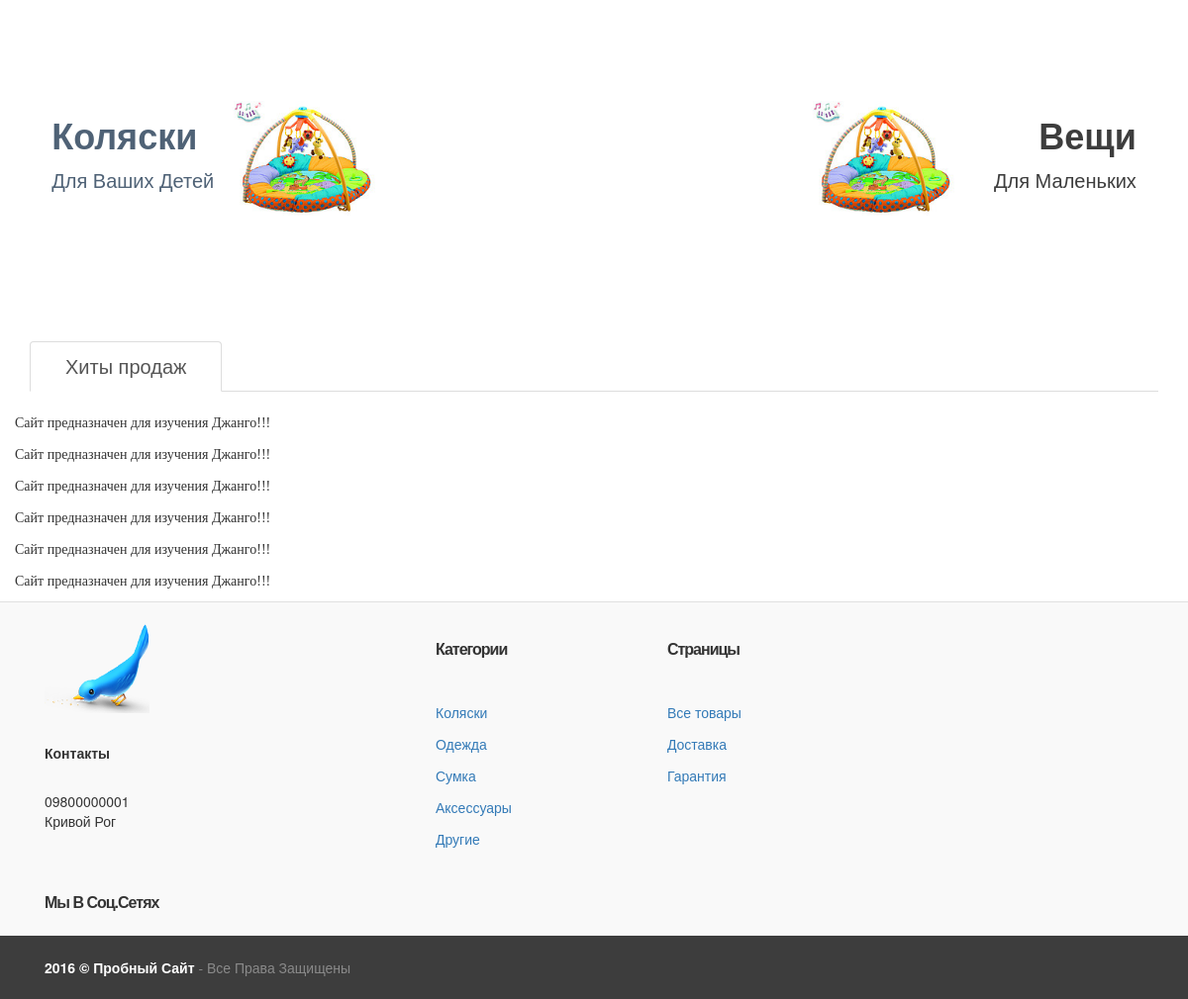
/ (lower part), run on an earlier commit of the app's database.
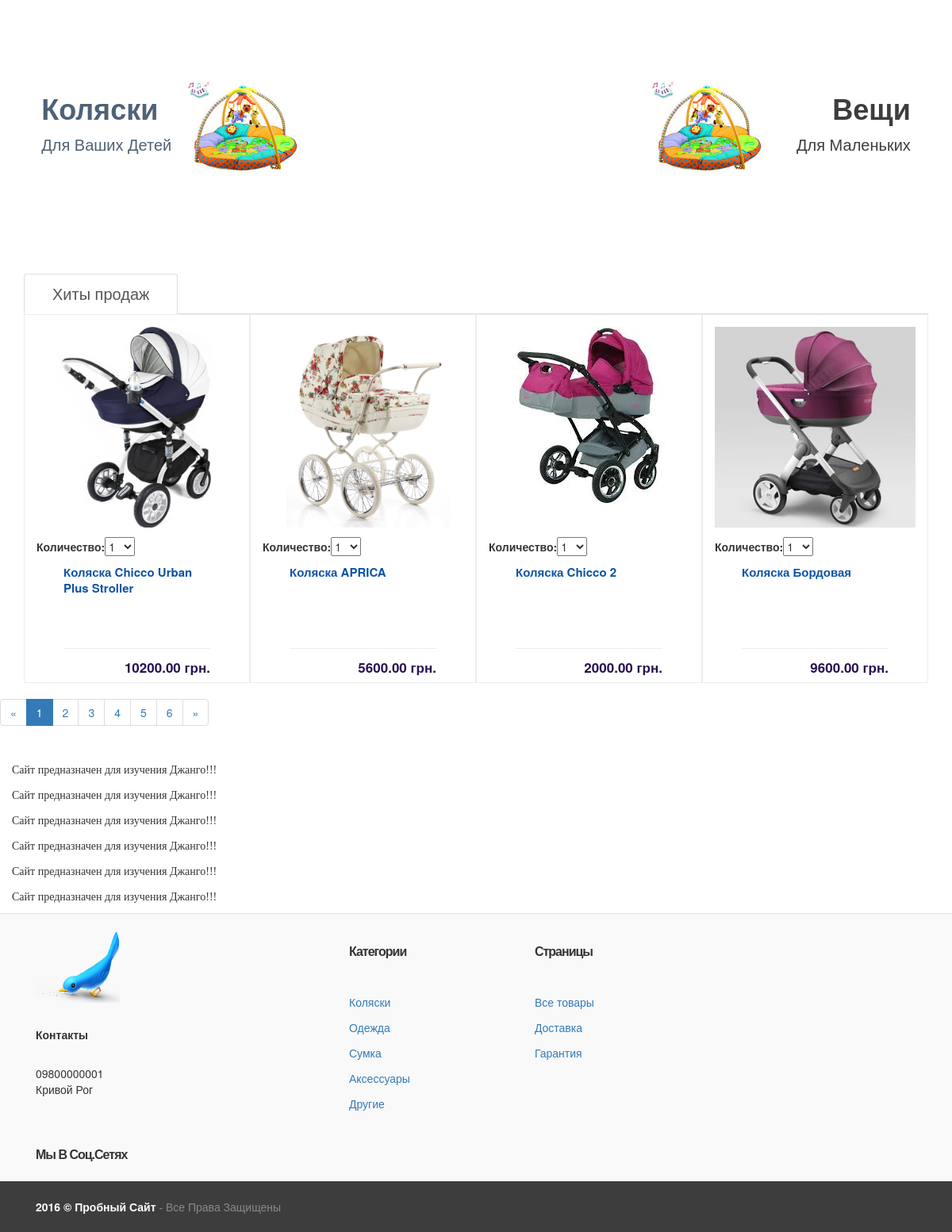
And on a later commit of the database.
### main/models.py (models this page shows, shortened)
class Category(models.Model):
	name = models.CharField(max_length=255, verbose_name='Название категории')
	alias = models.SlugField(verbose_name='Alias категории')
	class Meta:
		verbose_name = "Категория"
		verbose_name_plural = "Категории"

class Product(models.Model):
	id = models.AutoField(primary_key=True)
	name = models.CharField(
		max_length=255,
		verbose_name='Название товара')
	price = models.DecimalField(
		max_digits=10,
		decimal_places=2,
		default=0,
		verbose_name='Цена')
	image = models.ImageField(
		blank=True,
		verbose_name='Фото',
		null=True)
	alias = models.SlugField(
		verbose_name='Alias товара')
	description = models.TextField(
		blank=True,
		verbose_name="Описание товара")
	created = models.DateTimeField(auto_now_add=True)
	updated = models.DateTimeField(auto_now=True)
	category = models.ForeignKey(Category)
	class Meta:
		verbose_name = "Товар"
		verbose_name_plural = "Товары"

### main/views.py (the view)
# urls.py: url(r'^$', views.home, name = 'home'),
def home(request,):
	category = Category.objects.all()
	products = Product.objects.all()
	cart_product_form = CartAddProductForm()
	paginator = Paginator(products, 4)
	page = request.GET.get('page')
	try:
		products = paginator.page(page)
	except PageNotAnInteger:
		products = paginator.page(1)
	except EmptyPage:
		products = paginator.page(paginator.num_pages)
	return render(request, 'home.html',
					{'products':products, 'categories': category,
						'cart_product_form': cart_product_form})

### cart/forms.py
class CartAddProductForm(forms.Form):
    quantity = forms.TypedChoiceField(choices=PRODUCT_QUANTITY_CHOICES, coerce=int, label="Количество")
    update = forms.BooleanField(required=False, initial=False, widget=forms.HiddenInput)

### main/context_processors.py (called while the page is built)
def st_proc(request):
    return {'PORTAL_URL': request.scheme + '://' + request.get_host()}

### main/templates/home.html
{%extends "base.html"%}
{% load static from staticfiles%}

### templates/base.html (shortened to what the changed rows need)
{% load staticfiles %}
<!DOCTYPE html>
<html>
<head>
	<link rel="stylesheet" type="text/css" href="{{PORTAL_URL}}{% static "css/style1.css" %}">
	<link rel="stylesheet" type="text/css" href="{{PORTAL_URL}}{% static "css/footer.css" %}">
	<link rel="stylesheet"
          href="https://maxcdn.bootstrapcdn.com/bootstrap/3.3.7/css/bootstrap.min.css">
</head>
<body>
		{% block content %}
	<section id="banner-holder" class="wow">
		<div class="container">
			<div class="row">
				<div class="col-xs-12 col-md-6 col-sm-6 col-lg-6 banner">
					<a href="{% url "products" %}">
						<div class="banner-text theblue">
							<h1>Коляски</h1>
						</div>
					</a>
				</div>
				<div class="col-xs-12 col-md-6 col-sm-6 col-lg-6 text-right banner">
					<a href="{% url "products" %}">
						<div class="banner-text right">
							<h1>Вещи</h1>
						</div>
					</a>
				</div>
			</div>
		</div>
	</section>
	<div class="container">
		<div class="tab-holder">
			<div class="tab-content">
				<div id="featured" class="tab-pane active">
					<div class="product-grid-holder">
					{% for product in products %}
						<div class="col-sm-4 col-md-3 no-margin product-item-holder hover">
							<div class="product-item product">
								<div class="image">
									<a href="{{ product.image.url }}">
										<img src="{{ product.image.url }}" >
									</a>
								</div>
								<form class="variants" action="{% url 'cart:CartAdd' product.id %}" method="post">
								{{ cart_product_form }}
									<div class="body">
										<div class="title">
											<a href="{% url 'item' product.alias %}">{{product.name}}</a>
										</div>
									</div>
									<div class="prices">
										<div class="price-current pull-right">
											<span class="pr">{{product.price}} грн.</span>
										</div>
									</div>
								</form>
							</div>
						</div>
						{% endfor %}
					</div>
				</div>
			</div>
		</div>
	</div>
	<div class="paginator">
		{% if products.has_other_pages %}
		<nav aria-label="Page navigation">
			<ul class="pagination">
				<li>
					<a aria-label="Previous" href="{% url "home" %}?page=1">&laquo;
			    	</a>
			    </li>
			    {% for p in products.paginator.page_range %}
			    <li {% if products.number == p %}class="active"{% endif %}>
			    	<a href="{% url "home" %}?page={{ p }}">{{ p }}</a>
			    </li>
			    {% endfor %}
			    <li>
			      	<a href="{% url "home" %}?page={{ products.paginator.num_pages }}">&raquo;</a>
			    </li>
			</ul>
		</nav>
		{% endif %}
	</div>
	<br>
	{% endblock content%}
	{% block footer %}
	<footer id="footer" class="color-bg">
		<div class="link-list-row">
			<div class="container no-padding">
				<div class="col-xs-12 col-md-8 no-margin">
					{% block cat%}
					<div class="link-widget">
						<div class="widget">
							<ul>
								{% for category in categories %}
								<li>
									<a href="{{PORTAL_URL}}/category/{{ category.alias }}">{{category.name}}</a>
								</li>
							    {% endfor%}
							</ul>
						</div>
					</div>
					{% endblock cat %}
				</div>
			</div>
		</div>
	</footer>
	{% endblock footer %}
</body>
</html>

What changed in the data, as far as the page shows it:
added Product: image (picture), name "Коляска Chicco Urban Plus Stroller", price "10200.00"
added Product: image (picture), name "Коляска APRICA", price "5600.00"
added Product: image (picture), name "Коляска Chicco 2", price "2000.00"
added Product: image (picture), name "Коляска Бордовая", price "9600.00"
Also different on the page:
new list line: "1"
new list line: "2"
new list line: "3"
new list line: "4"
new list line: "5"
new list line: "6"
